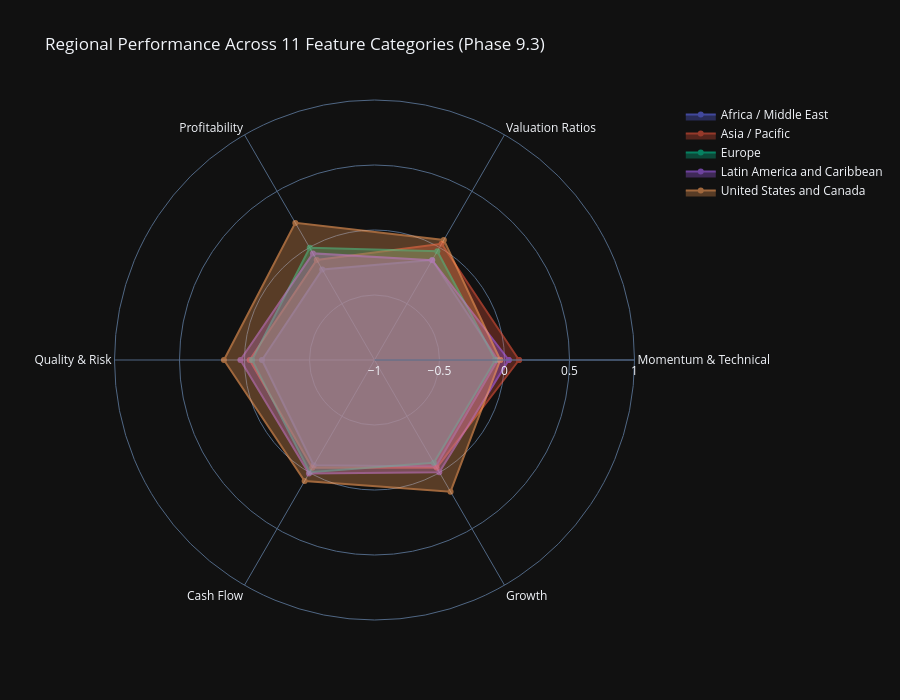

The cell this chart's notebook holds for it:
### Code cell
# Visualization 2: Regional Performance Radar Charts
print("\n📊 Regional Performance Radar Charts:")

# Compute category scores by region
category_region_scores = {}

for category_name, category_metrics in category_mapping.items():
    available_in_category = [m for m in category_metrics if m in all_stocks_scaled.columns]

    if len(available_in_category) == 0:
        continue

    # Compute z-scores for available metrics and average by region
    category_data = all_stocks_scaled[available_in_category + ['region']].copy()

    # Convert to numeric and compute z-scores
    for col in available_in_category:
        category_data[col] = pd.to_numeric(category_data[col], errors='coerce')

    # Compute z-scores (handle NaNs)
    z_scored_data = category_data[available_in_category].apply(lambda x: zscore(x, nan_policy='omit'))
    category_data['category_score'] = z_scored_data.mean(axis=1)

    # Aggregate by region
    region_scores = category_data.groupby('region')['category_score'].mean()
    category_region_scores[category_name] = region_scores

if category_region_scores:
    # Create radar chart for each region
    radar_df = pd.DataFrame(category_region_scores)

    # Create subplot radar charts
    from plotly.subplots import make_subplots
    import plotly.graph_objects as go

    regions = radar_df.index.tolist()
    categories = radar_df.columns.tolist()

    # Create single figure with all regions
    fig_radar = go.Figure()

    for region in regions:
        values = radar_df.loc[region].tolist()
        values.append(values[0])  # Close the radar chart

        fig_radar.add_trace(go.Scatterpolar(
                r=values,
                theta=categories + [categories[0]],
                fill='toself',
                name=region,
                opacity=0.6
                ))

    fig_radar.update_layout(
            polar=dict(
                    radialaxis=dict(
                            visible=True,
                            range=[-1, 1]
                            )
                    ),
            showlegend=True,
            title="Regional Performance Across 11 Feature Categories (Phase 9.3)",
            height=700
            )

    fig_radar.show()
    output_path = eda_output_dir / "phase93_regional_radar_charts.html"
    fig_radar.write_html(output_path)

    print(f"\n✓ Regional radar charts complete")
    print(f"  Regions visualized: {len(regions)}")
    print(f"  Categories analyzed: {len(categories)}")
    print(f"  Output: {output_path}")

    # Display top category per region
    print(f"\n  🌍 Strongest Category by Region:")
    for region in regions[:5]:
        top_category = radar_df.loc[region].idxmax()
        top_score = radar_df.loc[region].max()
        print(f"    {region}: {top_category} (z-score: {top_score:.2f})")
else:
    print("  ⚠️ No regional category data available")

### Figure 1 — Plotly figure (JSON) as saved in the notebook; plotly's stock layout.template omitted (floating-point values rounded to 4 significant figures)
{"data": [{"fill": "toself", "name": "Africa / Middle East", "opacity": 0.6, "r": [-0.05211, -0.1114, -0.1963, -0.1345, -0.06458, -0.05419, -0.05211], "theta": ["Momentum & Technical", "Valuation Ratios", "Profitability", "Quality & Risk", "Cash Flow", "Growth", "Momentum & Technical"], "type": "scatterpolar"}, {"fill": "toself", "name": "Asia / Pacific", "opacity": 0.6, "r": [0.1116, 0.03242, -0.1112, -0.03973, -0.04191, -0.04246, 0.1116], "theta": ["Momentum & Technical", "Valuation Ratios", "Profitability", "Quality & Risk", "Cash Flow", "Growth", "Momentum & Technical"], "type": "scatterpolar"}, {"fill": "toself", "name": "Europe", "opacity": 0.6, "r": [-0.07047, -0.03341, -0.003861, -0.05814, -0.003246, -0.0876, -0.07047], "theta": ["Momentum & Technical", "Valuation Ratios", "Profitability", "Quality & Risk", "Cash Flow", "Growth", "Momentum & Technical"], "type": "scatterpolar"}, {"fill": "toself", "name": "Latin America and Caribbean", "opacity": 0.6, "r": [0.03275, -0.1132, -0.05316, 0.03143, 0.008297, -0.003228, 0.03275], "theta": ["Momentum & Technical", "Valuation Ratios", "Profitability", "Quality & Risk", "Cash Flow", "Growth", "Momentum & Technical"], "type": "scatterpolar"}, {"fill": "toself", "name": "United States and Canada", "opacity": 0.6, "r": [-0.03247, 0.06638, 0.218, 0.1582, 0.07511, 0.1698, -0.03247], "theta": ["Momentum & Technical", "Valuation Ratios", "Profitability", "Quality & Risk", "Cash Flow", "Growth", "Momentum & Technical"], "type": "scatterpolar"}], "layout": {"polar": {"radialaxis": {"visible": true, "range": [-1, 1]}}, "showlegend": true, "title": {"text": "Regional Performance Across 11 Feature Categories (Phase 9.3)"}, "height": 700}}
